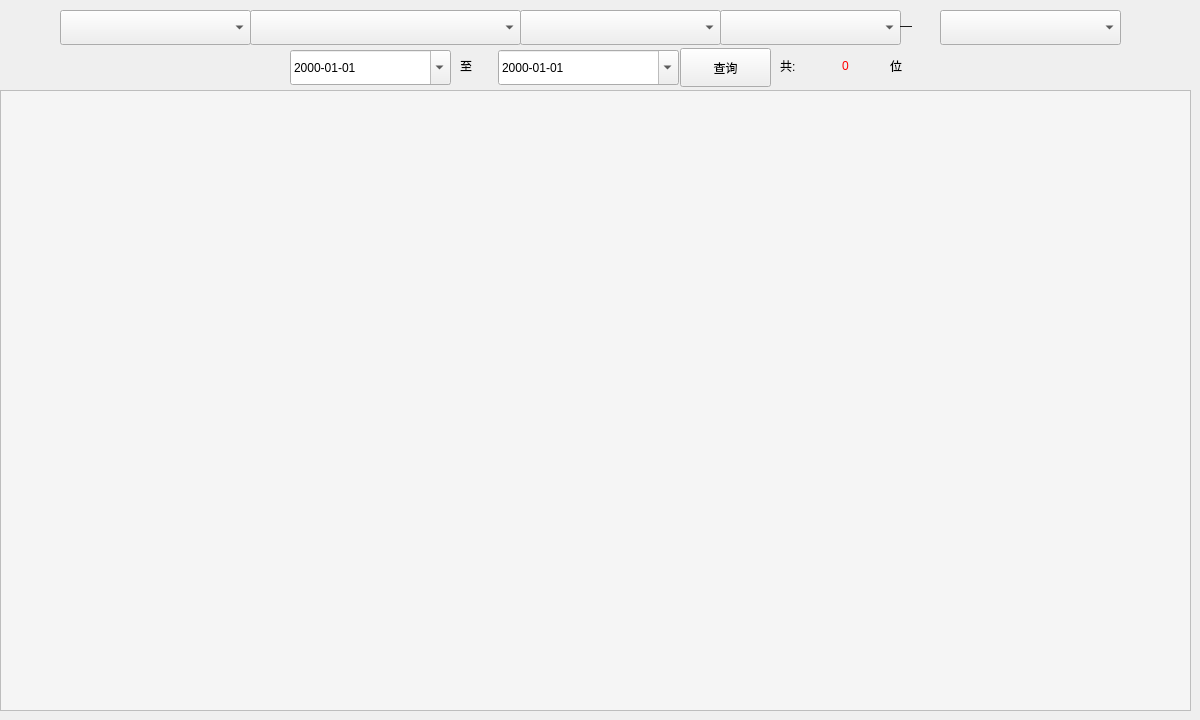
    <widget class="QWidget" name="tab_statistics">
     <attribute name="icon">
      <iconset resource="../source/image.qrc">
       <normaloff>:/source/bar_char.png</normaloff>:/source/bar_char.png</iconset>
     </attribute>
     <attribute name="title">
      <string>结果统计</string>
     </attribute>
     <widget class="QComboBox" name="comboBox_abnormal_age">
      <property name="geometry">
       <rect>
        <x>60</x>
        <y>10</y>
        <width>191</width>
        <height>35</height>
       </rect>
      </property>
      <property name="styleSheet">
       <string notr="true">color: rgb(0, 0, 0);selection-color: rgb(0, 0, 255);</string>
      </property>
     </widget>
     <widget class="QDateEdit" name="dateEdit_abnormal_start">
      <property name="geometry">
       <rect>
        <x>290</x>
        <y>50</y>
        <width>161</width>
        <height>35</height>
       </rect>
      </property>
      <property name="styleSheet">
       <string notr="true">color: rgb(0, 0, 0);selection-color: rgb(0, 0, 255);
font: 20pt &quot;Adobe Arabic&quot;;</string>
      </property>
      <property name="displayFormat">
       <string>yyyy-MM-dd</string>
      </property>
      <property name="calendarPopup">
       <bool>true</bool>
      </property>
     </widget>
     <widget class="QLabel" name="label">
      <property name="geometry">
       <rect>
        <x>460</x>
        <y>50</y>
        <width>31</width>
        <height>31</height>
       </rect>
      </property>
      <property name="text">
       <string>至</string>
      </property>
     </widget>
     <widget class="QDateEdit" name="dateEdit_abnormal_end">
      <property name="geometry">
       <rect>
        <x>498</x>
        <y>50</y>
        <width>181</width>
        <height>35</height>
       </rect>
      </property>
      <property name="styleSheet">
       <string notr="true">color: rgb(0, 0, 0);selection-color: rgb(0, 0, 255);
font: 20pt &quot;Adobe Arabic&quot;;</string>
      </property>
      <property name="displayFormat">
       <string>yyyy-MM-dd</string>
      </property>
      <property name="calendarPopup">
       <bool>true</bool>
      </property>
     </widget>
     <widget class="QComboBox" name="comboBox_abnormal_item">
      <property name="geometry">
       <rect>
        <x>250</x>
        <y>10</y>
        <width>271</width>
        <height>35</height>
       </rect>
      </property>
      <property name="styleSheet">
       <string notr="true">color: rgb(0, 0, 0);selection-color: rgb(0, 0, 255);</string>
      </property>
     </widget>
     <widget class="QLabel" name="label_2">
      <property name="geometry">
       <rect>
        <x>780</x>
        <y>50</y>
        <width>41</width>
        <height>31</height>
       </rect>
      </property>
      <property name="text">
       <string>共:</string>
      </property>
     </widget>
     <widget class="QLabel" name="label_abnormal_count">
      <property name="geometry">
       <rect>
        <x>810</x>
        <y>50</y>
        <width>71</width>
        <height>31</height>
       </rect>
      </property>
      <property name="styleSheet">
       <string notr="true">color: rgb(255, 0, 0);</string>
      </property>
      <property name="text">
       <string>0</string>
      </property>
      <property name="alignment">
       <set>Qt::AlignCenter</set>
      </property>
     </widget>
     <widget class="QLabel" name="label_4">
      <property name="geometry">
       <rect>
        <x>890</x>
        <y>50</y>
        <width>31</width>
        <height>31</height>
       </rect>
      </property>
      <property name="text">
       <string>位</string>
      </property>
      <property name="alignment">
       <set>Qt::AlignLeading|Qt::AlignLeft|Qt::AlignVCenter</set>
      </property>
     </widget>
     <widget class="QPushButton" name="btn_abnormal_query">
      <property name="geometry">
       <rect>
        <x>680</x>
        <y>48</y>
        <width>91</width>
        <height>39</height>
       </rect>
      </property>
      <property name="styleSheet">
       <string notr="true">border-color: rgb(255, 255, 255);</string>
      </property>
      <property name="text">
       <string>查询</string>
      </property>
      <property name="icon">
       <iconset resource="../source/image.qrc">
        <normaloff>:/source/mouse.png</normaloff>:/source/mouse.png</iconset>
      </property>
     </widget>
     <widget class="QTableWidget" name="tableWidget_abnormal">
      <property name="geometry">
       <rect>
        <x>0</x>
        <y>90</y>
        <width>1191</width>
        <height>621</height>
       </rect>
      </property>
      <property name="styleSheet">
       <string notr="true">gridline-color: rgb(255, 255, 255);
selection-background-color: rgb(0, 85, 255);
background-color: rgb(245, 245, 245);</string>
      </property>
     </widget>
     <widget class="QComboBox" name="comboBox_abnormal_right_left">
      <property name="geometry">
       <rect>
        <x>520</x>
        <y>10</y>
        <width>201</width>
        <height>35</height>
       </rect>
      </property>
      <property name="styleSheet">
       <string notr="true">color: rgb(0, 0, 0);selection-color: rgb(0, 0, 255);</string>
      </property>
     </widget>
     <widget class="QComboBox" name="comboBox_normal_abnormal_start">
      <property name="geometry">
       <rect>
        <x>720</x>
        <y>10</y>
        <width>181</width>
        <height>35</height>
       </rect>
      </property>
      <property name="styleSheet">
       <string notr="true">color: rgb(0, 0, 0);selection-color: rgb(0, 0, 255);</string>
      </property>
     </widget>
     <widget class="QComboBox" name="comboBox_abnormal_end">
      <property name="geometry">
       <rect>
        <x>940</x>
        <y>10</y>
        <width>181</width>
        <height>35</height>
       </rect>
      </property>
      <property name="styleSheet">
       <string notr="true">color: rgb(0, 0, 0);selection-color: rgb(0, 0, 255);</string>
      </property>
     </widget>
     <widget class="QLabel" name="label_20">
      <property name="geometry">
       <rect>
        <x>900</x>
        <y>10</y>
        <width>31</width>
        <height>31</height>
       </rect>
      </property>
      <property name="text">
       <string>—</string>
      </property>
     </widget>
    </widget>
